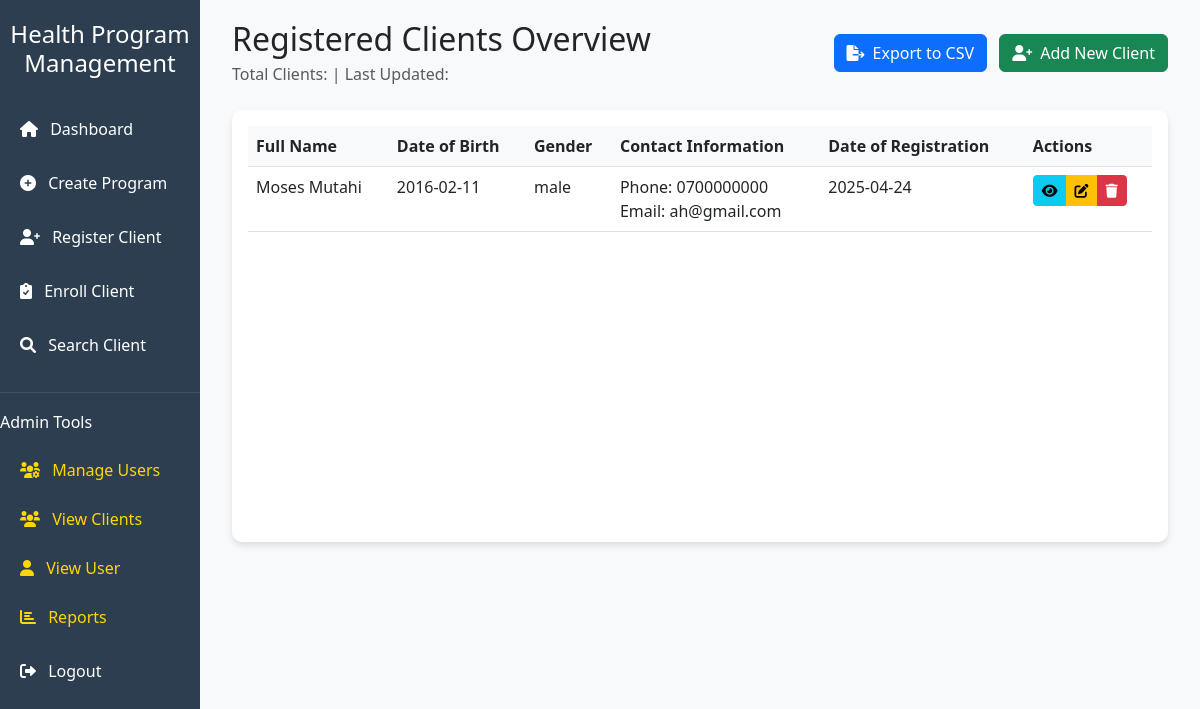
/admin/clients (signed in), run on an earlier commit of the app's database.
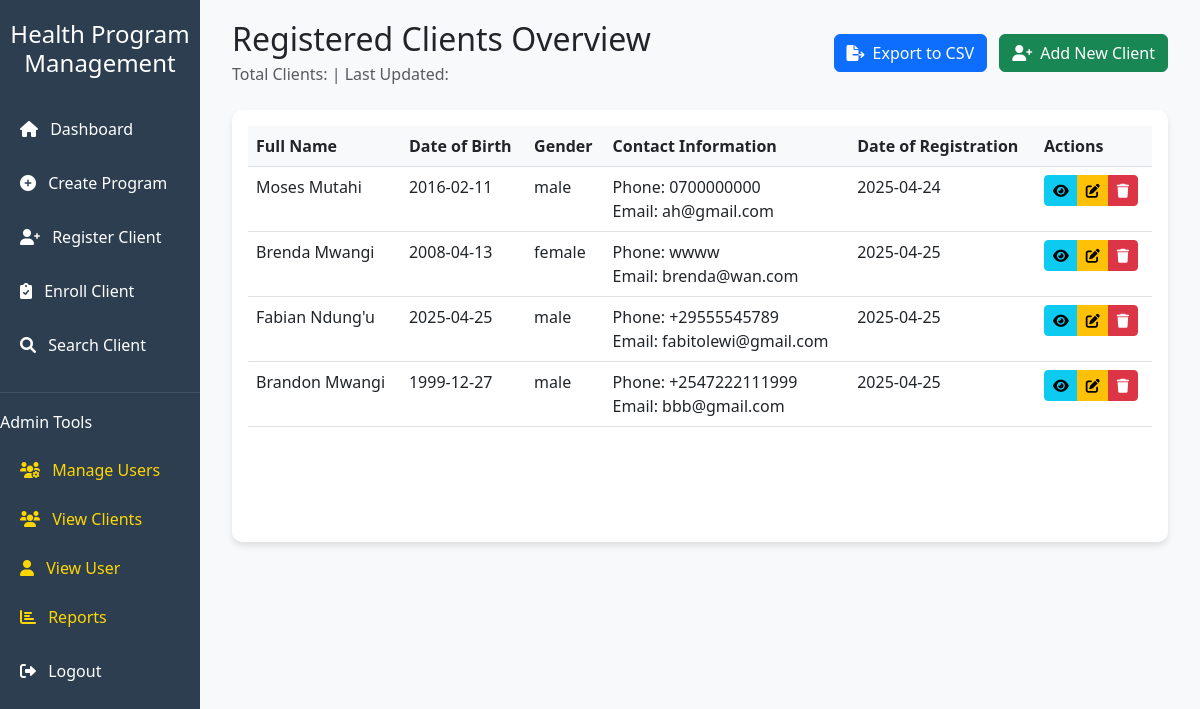
And on a later commit of the database.
### app/model.py (models this page shows)
class Client(db.Model):
    __tablename__ = 'clients'
    id = db.Column(db.Integer, db.ForeignKey('users.id'), primary_key=True, autoincrement=True)
    full_name = db.Column(db.String(100), nullable=False)
    date_of_birth = db.Column(db.Date, nullable=False)
    gender = db.Column(db.String(10))
    phone = db.Column(db.String(50))
    email = db.Column(db.String(100))
    registered_at = db.Column(db.DateTime, default=datetime.utcnow)
    registered_by = db.Column(db.Integer, db.ForeignKey('users.id', name='fk_client_registered_by'), nullable=False)
    appointments = db.relationship(
        'Appointment',
        back_populates='client',
        foreign_keys='Appointment.client_id'
    )
    enrollments = db.relationship(
        'Enrollment',
        back_populates='client',
        foreign_keys='Enrollment.client_id',
        lazy=True
    )
    registered_by_user = db.relationship(
        'User',
        back_populates='clients_registered',
        foreign_keys=[registered_by]
    )

### app/routes.py (the view)
@main.route('/admin/clients')
@login_required # This ensures that the user is logged in before viewing all clients
@admin_required # This ensures that the user is an admin before viewing all clients
def view_clients():
    clients = Client.query.all()
    return render_template('view_clients.html', clients=clients)

### app/__init__.py (called while the page is built)
@login_manager.user_loader
def load_user(user_id):
    return User.query.get(int(user_id))

### app/utils.py (called while the page is built)
def login_required(f):
    @wraps(f)
    def decorated_function(*args, **kwargs):
        if not current_user.is_authenticated:
            flash("You need to be logged in to access this page.", "warning")
            return redirect(url_for('main.login'))
        return f(*args, **kwargs)
    return decorated_function

def admin_required(f):
    @wraps(f)
    def decorated_function(*args, **kwargs):
        if not current_user.is_authenticated:
            flash("You need to be logged in to access this page.", "warning")
            return redirect(url_for('main.login'))
        if current_user.role != 'admin':
            flash("You need to be an admin to access this page.", "danger")
            return redirect(url_for('main.index'))
        return f(*args, **kwargs)
    return decorated_function

### app/templates/view_clients.html (shortened to what this page needs)
{% extends "base.html" %}
{% block content %}
<div class="container-fluid">
    <div class="d-flex justify-content-between align-items-center mb-4">
        <div>
            <h2 class="mb-1">Registered Clients Overview</h2>
            <p class="text-muted mb-0">
                Total Clients:  |
                Last Updated:
            </p>
        </div>
        <div>
            <button class="btn btn-primary me-2" onclick="exportToCSV()">
                <i class="fas fa-file-export me-2"></i>Export to CSV
            </button>
            <a href="{{ url_for('main.register_client') }}" class="btn btn-success">
                <i class="fas fa-user-plus me-2"></i>Add New Client
            </a>
        </div>
    </div>
    <div class="card">
        <div class="card-body">
            <div class="table-responsive">
                <table id="clientsTable" class="table table-hover">
                    <thead>
                        <tr>
                            <th>Full Name</th>
                            <th>Date of Birth</th>
                            <th>Gender</th>
                            <th>Contact Information</th>
                            <th>Date of Registration</th>
                            <th>Actions</th>
                        </tr>
                    </thead>
                    <tbody>
                        {% for client in clients %}
                        <tr>
                            <td>{{ client.full_name }}</td>
                            <td>{{ client.date_of_birth.strftime('%Y-%m-%d') }}</td>
                            <td>{{ client.gender }}</td>
                            <td>
                                <div>Phone: {{ client.phone }}</div>
                                <div>Email: {{ client.email }}</div>
                            </td>
                            <td>{{ client.registered_at.strftime('%Y-%m-%d') }}</td>
                            <td>
                                <div class="btn-group">
                                    <a href="{{ url_for('main.client_profile', client_id=client.id) }}"
                                       class="btn btn-sm btn-info"
                                       title="View Profile">
                                        <i class="fas fa-eye"></i>
                                    </a>
                                    <a href="{{ url_for('main.edit_client', client_id=client.id) }}"
                                       class="btn btn-sm btn-warning"
                                       title="Edit">
                                        <i class="fas fa-edit"></i>
                                    </a>
                                    <button class="btn btn-sm btn-danger"
                                            onclick="confirmDelete('{{ client.id }}')"
                                            title="Delete">
                                        <i class="fas fa-trash"></i>
                                    </button>
                                </div>
                            </td>
                        </tr>
                        {% endfor %}
                    </tbody>
                </table>
            </div>
        </div>
    </div>
</div>
{% endblock %}

### app/templates/base.html (shortened to what this page needs)
<!DOCTYPE html>
<html lang="en">
<head>
    <link href="https://cdn.jsdelivr.net/npm/bootstrap@5.3.0/dist/css/bootstrap.min.css" rel="stylesheet">
    <link href="https://cdnjs.cloudflare.com/ajax/libs/font-awesome/6.0.0/css/all.min.css" rel="stylesheet">
</head>
<body>
    <div class="container-fluid">
        <div class="row">
            <div class="col-md-3 col-lg-2 sidebar">
                <div class="text-center mb-4">
                    <h4 class="text-white">Health Program Management</h4>
                </div>
                <nav class="nav flex-column">
                    {% if current_user.is_authenticated %}
                        <a class="nav-link {% if request.endpoint == 'index' %}active{% endif %}" href="{{ url_for('main.index') }}">
                            <i class="fas fa-home me-2"></i> Dashboard
                        </a>
                        <a class="nav-link {% if request.endpoint == 'create_program' %}active{% endif %}" href="{{ url_for('main.create_program') }}">
                            <i class="fas fa-plus-circle me-2"></i> Create Program
                        </a>
                        <a class="nav-link {% if request.endpoint == 'register_client' %}active{% endif %}" href="{{ url_for('main.register_client') }}">
                            <i class="fas fa-user-plus me-2"></i> Register Client
                        </a>
                        <a class="nav-link {% if request.endpoint == 'enroll_client' %}active{% endif %}" href="{{ url_for('main.enroll_client') }}">
                            <i class="fas fa-clipboard-check me-2"></i> Enroll Client
                        </a>
                        <a class="nav-link {% if request.endpoint == 'search_client' %}active{% endif %}" href="{{ url_for('main.search_client') }}">
                            <i class="fas fa-search me-2"></i> Search Client
                        </a>
                        {% if current_user.is_authenticated and current_user.role == 'admin' %}
                        <div class="admin-section">
                            <h6 class="text-white mb-3">Admin Tools</h6>
                            <a class="nav-link {% if request.endpoint == 'manage_users' %}active{% endif %}" href="{{ url_for('main.manage_users') }}">
                                <i class="fas fa-users-cog me-2"></i> Manage Users
                            </a>
                            <a class="nav-link {% if request.endpoint == 'view_clients' %}active{% endif %}" href="{{ url_for('main.view_clients') }}">
                                <i class="fas fa-users me-2"></i> View Clients
                            </a>
                            <a class="nav-link {% if request.endpoint == 'view_user' %}active{% endif %}" href="{{ url_for('main.view_user') }}">
                                <i class="fas fa-user me-2"></i> View User
                            </a>
                            <a class="nav-link {% if request.endpoint == 'reports' %}active{% endif %}" href="{{ url_for('main.reports') }}">
                                <i class="fas fa-chart-bar me-2"></i> Reports
                            </a>
                        </div>
                        {% endif %}
                        <div class="mt-auto">
                            {% if current_user.is_authenticated %}
                                <a class="nav-link" href="{{ url_for('main.logout') }}">
                                    <i class="fas fa-sign-out-alt me-2"></i> Logout
                                </a>
                            {% endif %}
                        </div>
                    {% else %}
                        <a class="nav-link {% if request.endpoint == 'login' %}active{% endif %}" href="{{ url_for('main.login') }}">
                            <i class="fas fa-sign-in-alt me-2"></i> Login
                        </a>
                    {% endif %}
                </nav>
            </div>
            <div class="col-md-9 col-lg-10 main-content">
                {% block content %}{% endblock %}
            </div>
        </div>
    </div>
</body>
</html>

### app/templates/base.html (style rules this page uses)
:root { --primary-color: #2c3e50; --secondary-color: #3498db; --accent-color: #e74c3c; --light-bg: #f8f9fa; }
body { font-family: 'Segoe UI', Tahoma, Geneva, Verdana, sans-serif; background-color: var(--light-bg); }
.sidebar { background-color: var(--primary-color); min-height: 100vh; padding: 20px 0; }
.sidebar .nav-link { color: white; padding: 10px 20px; margin: 5px 0; border-radius: 5px; transition: all 0.3s; }
.main-content { padding: 20px; }
.card { border: none; border-radius: 10px; box-shadow: 0 4px 6px rgba(0, 0, 0, 0.1); transition: transform 0.3s; }
.admin-section { border-top: 1px solid rgba(255, 255, 255, 0.1); margin-top: 20px; padding-top: 20px; }
.admin-section .nav-link { color: #ffd700; }

### app/templates/view_clients.html (style rules this page uses)
.table th { background-color: var(--light-bg); font-weight: 600; }
.btn-group .btn { padding: 0.25rem 0.5rem; }
.table-responsive { min-height: 400px; }

What changed in the data, as far as the page shows it:
added Client: full_name "Brenda Mwangi", date_of_birth "2008-04-13", gender "female", phone "wwww", email "brenda@wan.com", registered_at "2025-04-25"
added Client: full_name "Fabian Ndung'u", date_of_birth "2025-04-25", gender "male", phone "+29555545789", email "fabitolewi@gmail.com", registered_at "2025-04-25"
added Client: full_name "Brandon Mwangi", date_of_birth "1999-12-27", gender "male", phone "+2547222111999", email "bbb@gmail.com", registered_at "2025-04-25"
